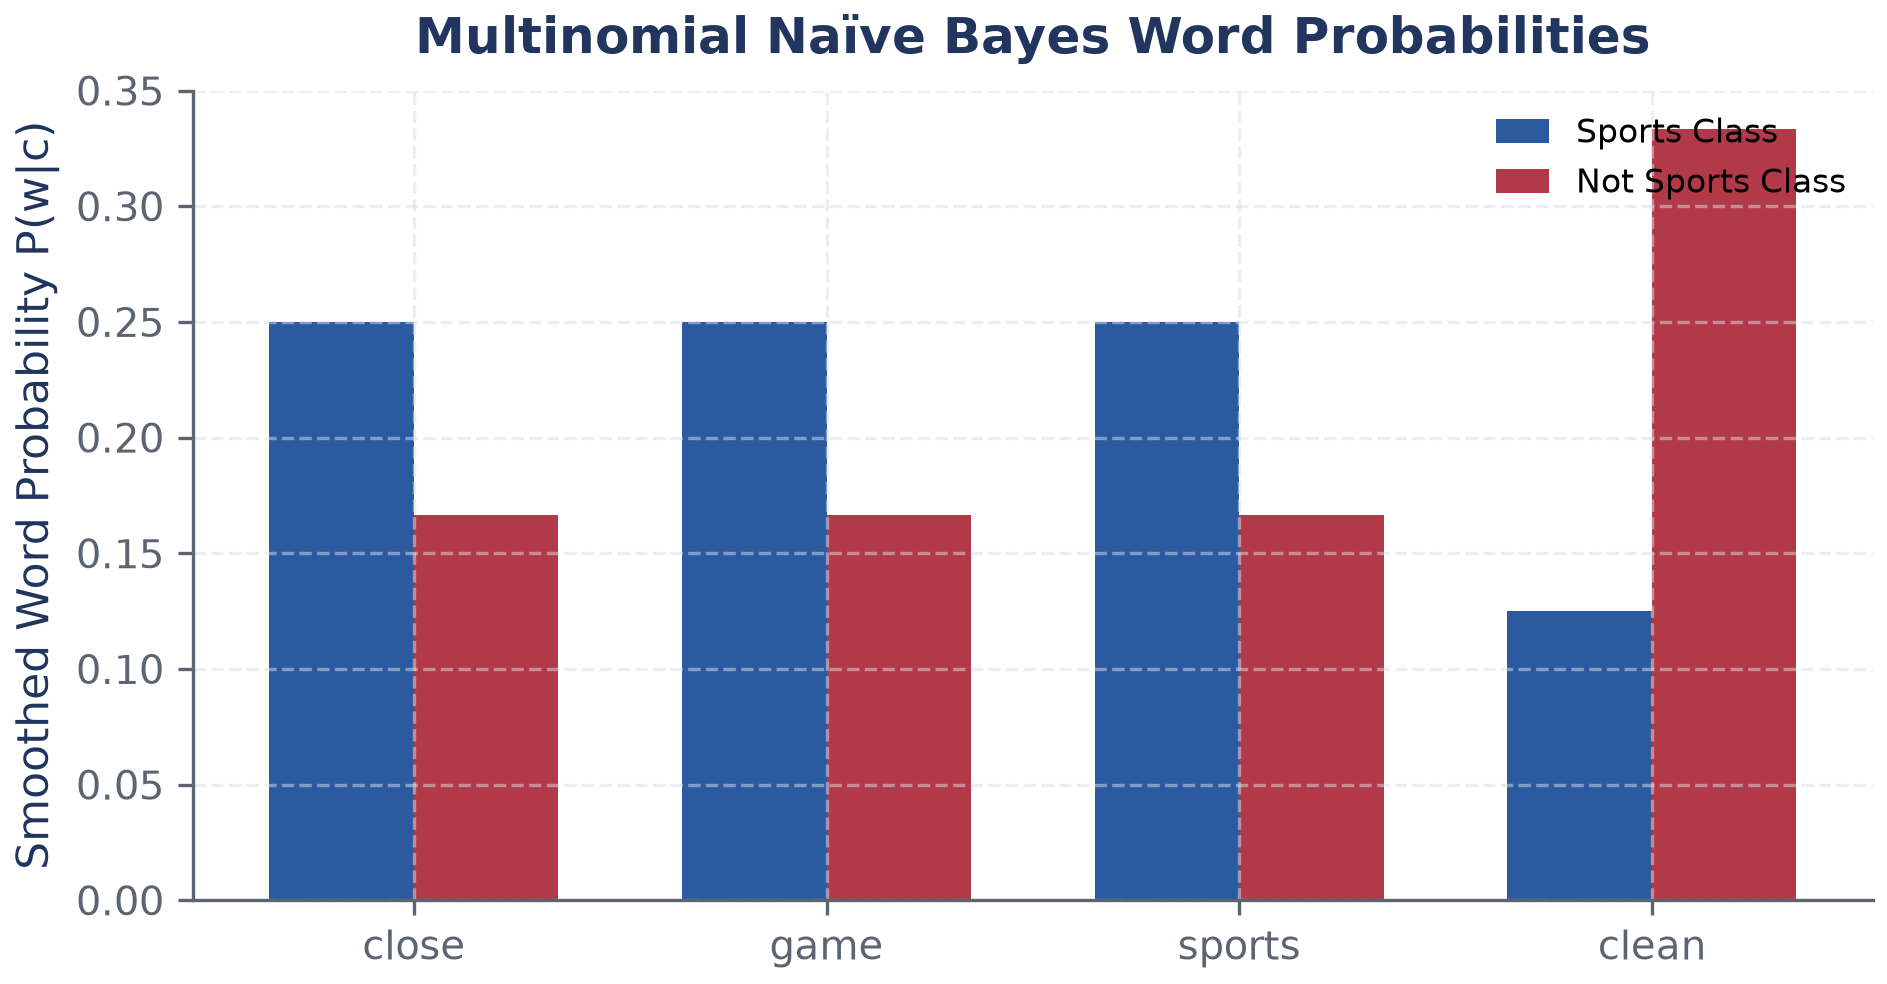

The Python source for this figure:
#!/usr/bin/env python3
import os, sys
import matplotlib.pyplot as plt
import numpy as np

sys.path.insert(0, os.path.abspath(os.path.join(os.path.dirname(__file__), "../../../scripts")))
from figstyle import use_house_style, PALETTE

use_house_style()

words = ['close', 'game', 'sports', 'clean']
p_sports = [2/8, 2/8, 2/8, 1/8]
p_notsports = [1/6, 1/6, 1/6, 2/6]

x = np.arange(len(words))
width = 0.35

fig, ax = plt.subplots(figsize=(6.5, 3.5))
ax.bar(x - width/2, p_sports, width, label='Sports Class', color=PALETTE["blue"])
ax.bar(x + width/2, p_notsports, width, label='Not Sports Class', color=PALETTE["red"])

ax.set_xticks(x)
ax.set_xticklabels(words)
ax.set_ylabel("Smoothed Word Probability P(w|c)")
ax.set_title("Multinomial Naïve Bayes Word Probabilities")
ax.grid(True, linestyle="--", alpha=0.5)
ax.legend(loc="upper right", fontsize=8)

plt.tight_layout()
plt.savefig(os.path.join(os.path.dirname(__file__), "fig_multinomial_nb.png"), dpi=300)
